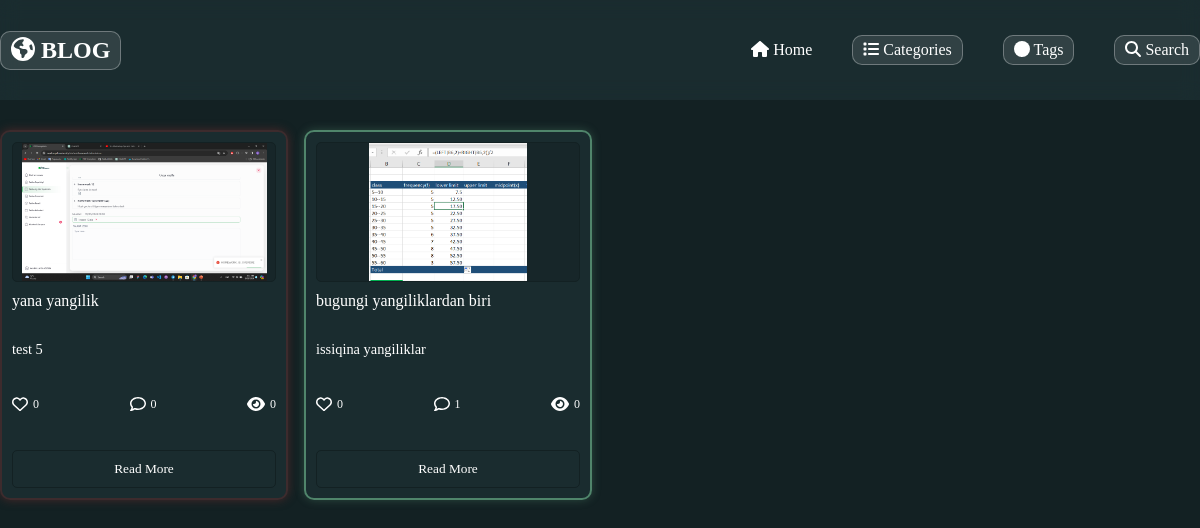
The app's page /, older data.
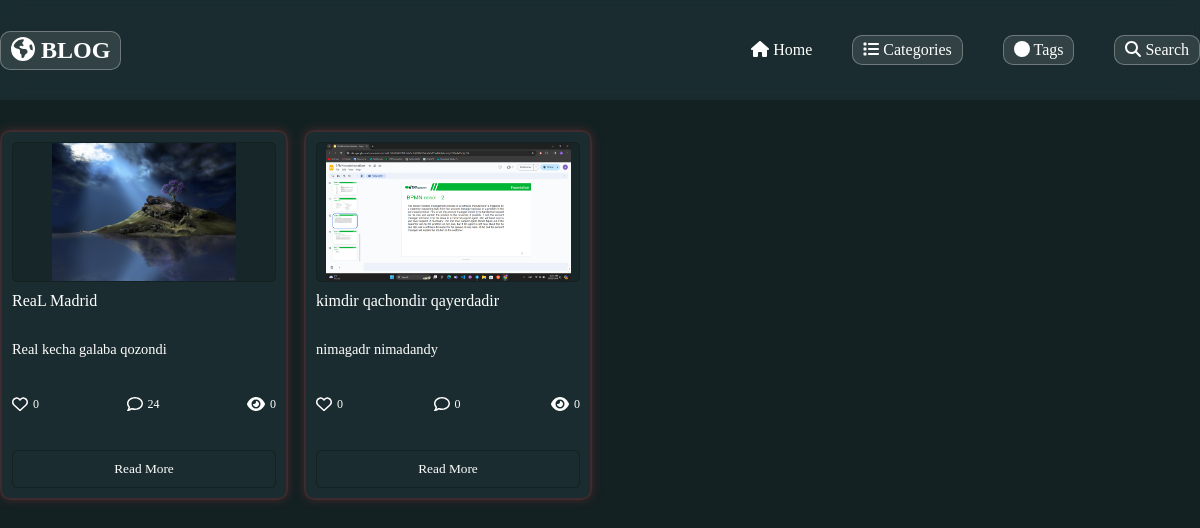
The same page, newer data.
### main_app/models.py (models this page shows, shortened)
class Article(models.Model):
    title = models.CharField(max_length=100)
    content = models.TextField()
    date = models.DateField(auto_now_add=True)
    author = models.ForeignKey('auth.User', on_delete=models.CASCADE)
    image   = models.ImageField(blank=True , upload_to="blog/")
    updated = models.DateTimeField(auto_now=True)
    likes = models.IntegerField(default=0)
    comments = models.IntegerField(default=0)
    views = models.IntegerField(default=0)
    category = models.ForeignKey(Categories, on_delete=models.CASCADE)
    tag = models.ForeignKey(Tags, on_delete=models.CASCADE)

### main_app/views.py (the view)
# urls.py: path("", views.show_article, name="articles"),
def show_article(request):
    all_articles = Article.objects.all()
    data = {
        "article": all_articles,
    }
    return render(request, "index.html", context=data)

### main_app/models.py (called while the page is built)
    def __str__(self):
        return str(self.name)

### templates/index.html (shortened to what this page needs)
{% extends "wrapper.html" %}
{% block context_index %}
<div class="container">
    {% if article %}
    <div class="blog_card_wrapper">
        {% for i in article %}
        <div class="card card_{{ i.tag }}">
            <div class="image_block" this_block_image="{{i.image.url}}">
            </div>
            <div class="context_block">
                <div class="title">
                    <p>{{ i.title }}</p>
                </div>
                <div class="main_idea">
                    <p>{{ i.content | truncatewords:7}}</p>
                </div>
                <div class="like_comment_wrapper_block">
                    <div class="like"><i class="fa-regular fa-heart"></i>
                        <p>{{i.likes}}</p>
                    </div>
                    <div><i class="fa-regular fa-comment"></i>
                        <p>{{i.comments}}</p>
                    </div>
                    <div class="views"><i class="fa-solid fa-eye"></i>
                        <p>{{i.views}}</p>
                    </div>
                </div>
                <button class="btn_main"><a href="{% url 'main_app:details' i.id %}">Read More</a></button>
            </div>
        </div>
        {% endfor %}
    </div>
    {% endif %}
</div>
{% endblock context_index %}

Row changes from the older to the newer data that the page shows:
removed Article: shows a picture, title "yana yangilik", content "test 5", likes "0", comments "0", views "0"
removed Article: shows a picture, title "bugungi yangiliklardan biri", content "issiqina yangiliklar", likes "0", comments "1", views "0"
added Article: shows a picture, title "ReaL Madrid", content "Real kecha galaba qozondi", likes "0", comments "24", views "0"
added Article: shows a picture, title "kimdir qachondir qayerdadir", content "nimagadr nimadandy", likes "0", comments "0", views "0"
